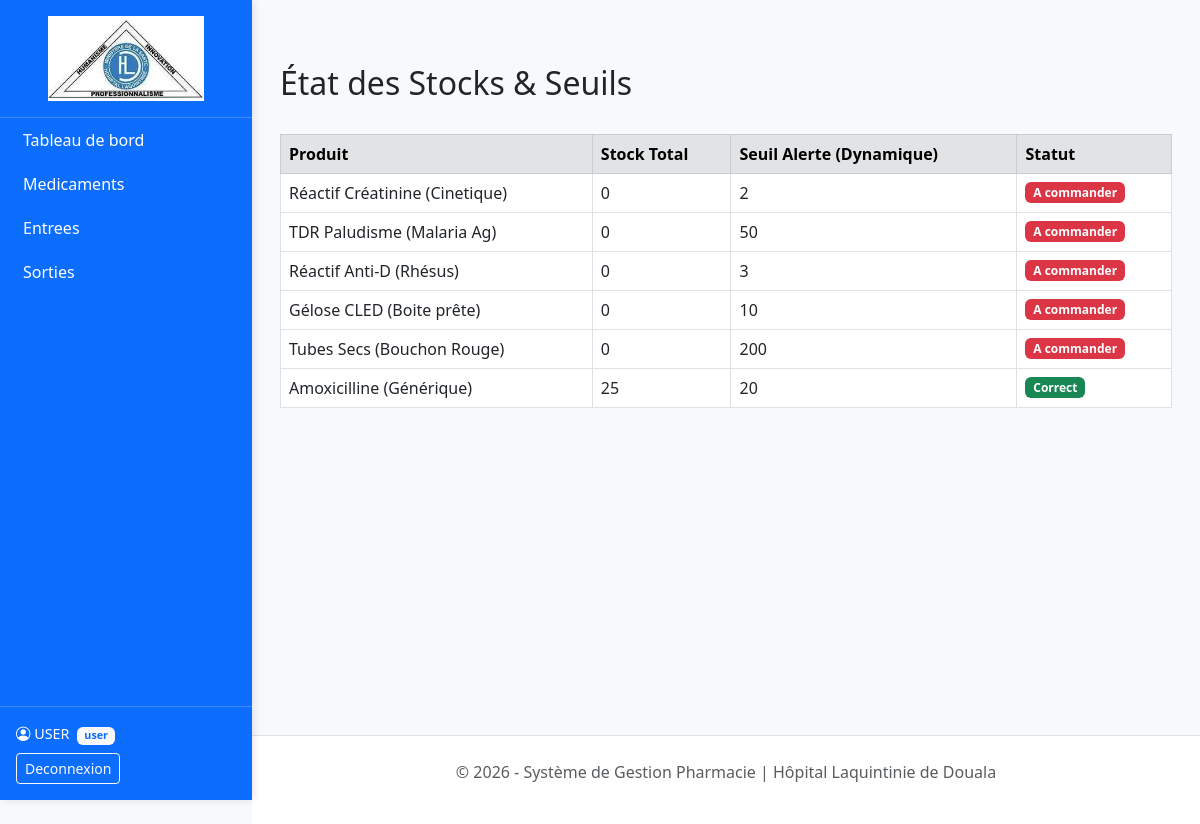
Screenshot of /pages/inventaire.php (signed in) with the database file from the repository.
### tables this page shows
CREATE TABLE `produits` (
  `id_produit` int(11) NOT NULL,
  `id_categorie` int(10) UNSIGNED NOT NULL,
  `nom_medicament` varchar(150) NOT NULL,
  `type_produit` enum('Medicament','Laboratoire') DEFAULT 'Medicament',
  `seuil_alerte` int(11) DEFAULT NULL,
  `stock_total` int(11) DEFAULT NULL,
  `marge_pourcentage` decimal(5,2) DEFAULT 20.00,
  `prix_unitaire` decimal(10,2) DEFAULT NULL
);

### pages/inventaire.php (the view, shortened to what this page needs)
<?php
require_once '../config/db.php';
$inventaire = $pdo->query("SELECT * FROM produits ORDER BY stock_total ASC")->fetchAll();
include '../includes/header.php';
?>
<div class="container mt-4">
    <div class="d-flex justify-content-between mb-4">
        <h2>État des Stocks & Seuils</h2>
    </div>
    <table class="table table-bordered">
        <thead><tr class="table-secondary"><th>Produit</th><th>Stock Total</th><th>Seuil Alerte (Dynamique)</th><th>Statut</th></tr></thead>
        <tbody>
            <?php foreach($inventaire as $i): ?>
                <tr>
                    <td><?= $i['nom_medicament'] ?></td>
                    <td><?= $i['stock_total'] ?></td>
                    <td><?= round($i['seuil_alerte'], 1) ?></td>
                    <td>
                        <?php if($i['stock_total'] <= $i['seuil_alerte']): ?>
                            <span class="badge bg-danger">A commander</span>
                        <?php else: ?>
                            <span class="badge bg-success">Correct</span>
                        <?php endif; ?>
                    </td>
                </tr>
            <?php endforeach; ?>
        </tbody>
    </table>
</div>
<?php include '../includes/footer.php'; ?>

### rows the page displays
produits: nom_medicament "Réactif Créatinine (Cinetique)", stock_total "0", seuil_alerte "2", shows "A commander"
produits: nom_medicament "TDR Paludisme (Malaria Ag)", stock_total "0", seuil_alerte "50", shows "A commander"
produits: nom_medicament "Réactif Anti-D (Rhésus)", stock_total "0", seuil_alerte "3", shows "A commander"
produits: nom_medicament "Gélose CLED (Boite prête)", stock_total "0", seuil_alerte "10", shows "A commander"
produits: nom_medicament "Tubes Secs (Bouchon Rouge)", stock_total "0", seuil_alerte "200", shows "A commander"
produits: nom_medicament "Amoxicilline (Générique)", stock_total "25", seuil_alerte "20", shows "Correct"

### other values shown
$_SESSION['nom'] "USER"
$_SESSION['role'] "user"
